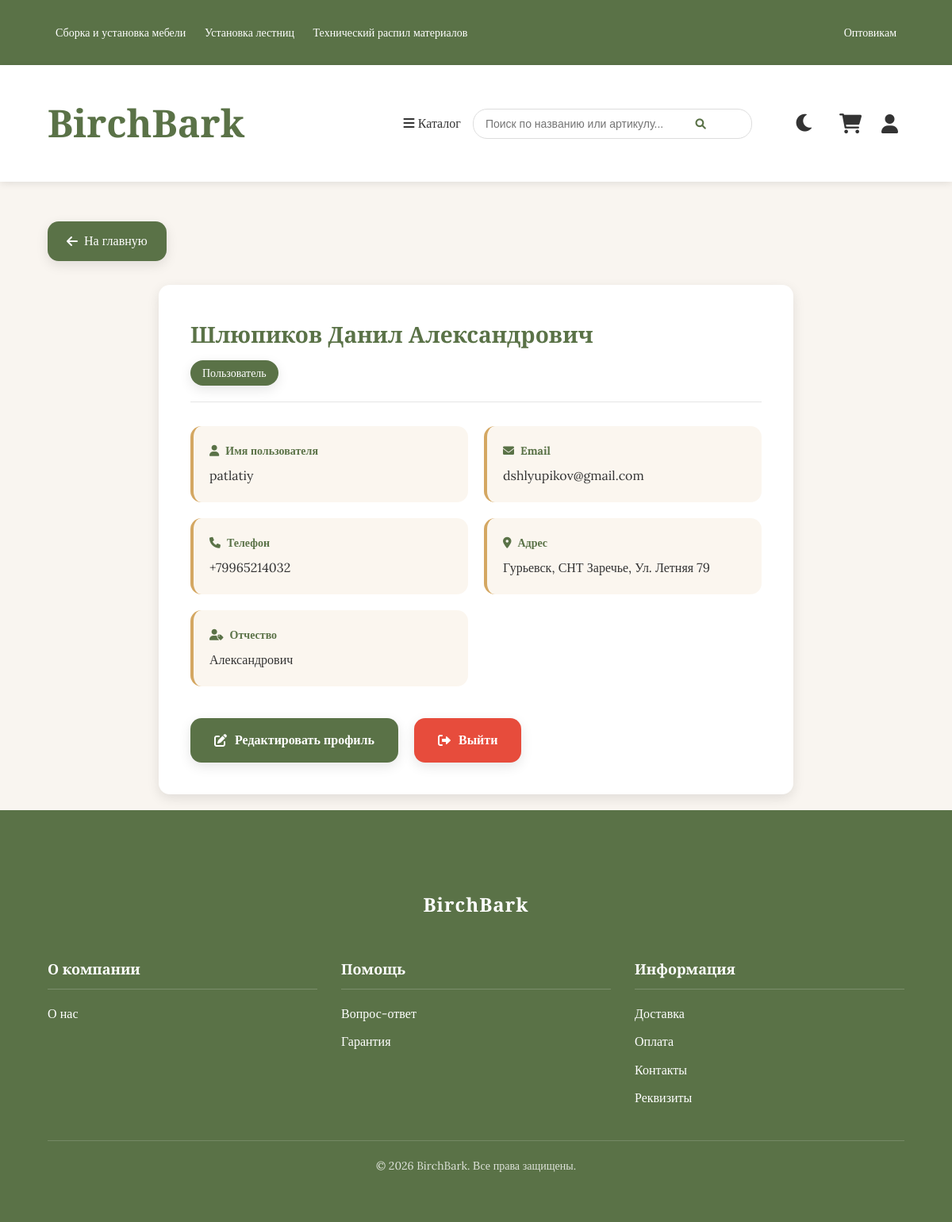
Screenshot of /profile.php (signed in) with the database file from the repository.
### tables this page shows
CREATE TABLE `Users` (
  `user_id` int UNSIGNED NOT NULL,
  `last_name` varchar(255) NOT NULL,
  `first_name` varchar(255) NOT NULL,
  `middle_name` varchar(255) DEFAULT NULL,
  `phone` varchar(20) NOT NULL,
  `address` text NOT NULL,
  `role_id` int UNSIGNED NOT NULL
);

CREATE TABLE `Roles` (
  `role_id` int UNSIGNED NOT NULL,
  `role_name` varchar(255) NOT NULL
);

CREATE TABLE `UserCredentials` (
  `user_id` int UNSIGNED NOT NULL,
  `username` varchar(255) NOT NULL,
  `password` varchar(255) NOT NULL,
  `email` varchar(255) NOT NULL
);

### profile.php (the view, shortened to what this page needs)
<?php
$db = new PDO('mysql:host=localhost;dbname=supercy8_bd;charset=utf8', 'supercy8_bd', 'al1vaawitch133711072005!');
$stmt = $db->prepare("
    SELECT u.*, r.role_name, uc.email, uc.username
    FROM Users u
    JOIN UserCredentials uc ON u.user_id = uc.user_id
    JOIN Roles r ON u.role_id = r.role_id
    WHERE u.user_id = ?
");
$stmt->execute([$_SESSION['user_id']]);
$user = $stmt->fetch(PDO::FETCH_ASSOC);
?>
<!DOCTYPE html>
<html lang="ru" data-theme="light">
<head>
    <link rel="stylesheet" href="https://cdnjs.cloudflare.com/ajax/libs/font-awesome/6.0.0-beta3/css/all.min.css">
</head>
<body>
<?php include 'header.php'; ?>
    <div class="container">
        <a href="index.php" class="back-btn"><i class="fas fa-arrow-left"></i> На главную</a>
        <div class="profile-container">
            <div class="profile-card">
                <div class="profile-header">
                    <h2 class="profile-name">
                        <?= htmlspecialchars($user['last_name'] . ' ' . $user['first_name'] . ($user['middle_name'] ? ' ' . $user['middle_name'] : '')) ?>
                    </h2>
                    <span class="profile-role"><?= htmlspecialchars($user['role_name']) ?></span>
                </div>
                <div class="profile-details">
                    <div class="detail-item">
                        <div class="detail-label"><i class="fas fa-user"></i> Имя пользователя</div>
                        <div class="detail-value"><?= htmlspecialchars($user['username']) ?></div>
                    </div>
                    <div class="detail-item">
                        <div class="detail-label"><i class="fas fa-envelope"></i> Email</div>
                        <div class="detail-value"><?= htmlspecialchars($user['email']) ?></div>
                    </div>
                    <div class="detail-item">
                        <div class="detail-label"><i class="fas fa-phone"></i> Телефон</div>
                        <div class="detail-value"><?= htmlspecialchars($user['phone']) ?></div>
                    </div>
                    <div class="detail-item">
                        <div class="detail-label"><i class="fas fa-map-marker-alt"></i> Адрес</div>
                        <div class="detail-value"><?= htmlspecialchars($user['address']) ?></div>
                    </div>
                    <?php if ($user['middle_name']): ?>
                    <div class="detail-item">
                        <div class="detail-label"><i class="fas fa-user-tag"></i> Отчество</div>
                        <div class="detail-value"><?= htmlspecialchars($user['middle_name']) ?></div>
                    </div>
                    <?php endif; ?>
                </div>
                <div class="action-buttons">
                    <a href="edit-profile.php" class="btn btn-primary"><i class="fas fa-edit"></i> Редактировать профиль</a>
                    <a href="logout.php" class="btn btn-danger"><i class="fas fa-sign-out-alt"></i> Выйти</a>
                </div>
            </div>
        </div>
    </div>
    <footer class="footer">
<?php include 'footer.php'; ?>
    </footer>
</body>
</html>

### profile.php (style rules this page uses)
:root { --primary-color: #5a7247; --secondary-color: #d4a762; --bg-light: #f9f5f0; --bg-dark: #2a2a2a; --text-light: #333; --text-dark: #f0f0f0; --border-radius: 14px; --transition: all 0.3s ease; --box-shadow: 0 5px 15px rgba(0,0,0,0.1); --error-color: #e74c3c; --success-color: #2ecc71; }
body { font-family: 'Lora', serif; margin: 0; padding: 0; background-color: var(--bg-light); color: var(--text-light); transition: var(--transition); line-height: 1.6; }
h1, h2, h3 { font-family: 'Cormorant Garamond', serif; font-weight: 600; }
.container { max-width: 1200px; margin: 0 auto; padding: 20px; }
.back-btn { display: inline-flex; align-items: center; gap: 8px; padding: 12px 24px; background-color: var(--primary-color); color: white; text-decoration: none; border-radius: var(--border-radius); margin: 30px 0; transition: var(--transition); font-size: 16px; box-shadow: var(--box-shadow); }
.profile-container { max-width: 800px; margin: 0 auto; animation: fadeIn 0.5s ease-out; }
.profile-card { background-color: white; border-radius: var(--border-radius); box-shadow: var(--box-shadow); padding: 40px; transition: var(--transition); }
.profile-header { margin-bottom: 30px; padding-bottom: 20px; border-bottom: 1px solid rgba(0,0,0,0.1); }
.profile-name { color: var(--primary-color); margin: 0; font-size: 28px; }
.profile-role { display: inline-block; background-color: var(--primary-color); color: white; padding: 5px 15px; border-radius: 20px; font-size: 14px; margin-top: 10px; box-shadow: var(--box-shadow); }
.profile-details { display: grid; grid-template-columns: repeat(auto-fill, minmax(300px, 1fr)); gap: 20px; margin-top: 20px; }
.detail-item { padding: 20px; background-color: rgba(212, 167, 98, 0.1); border-radius: var(--border-radius); transition: var(--transition); border-left: 4px solid var(--secondary-color); }
.detail-label { font-weight: bold; color: var(--primary-color); margin-bottom: 8px; font-size: 14px; display: flex; align-items: center; gap: 8px; }
.detail-value { font-size: 16px; }
.action-buttons { display: flex; gap: 20px; margin-top: 40px; }
.btn { display: inline-flex; align-items: center; justify-content: center; padding: 15px 30px; border: none; border-radius: var(--border-radius); cursor: pointer; font-size: 16px; font-weight: 600; transition: var(--transition); box-shadow: var(--box-shadow); text-decoration: none; }
.btn i { margin-right: 10px; }
.btn-primary { background-color: var(--primary-color); color: white; }
.btn-danger { background-color: #e74c3c; color: white; }

### header.php (style rules this page uses)
:root { --primary-color: #5a7247; --secondary-color: #d4a762; --bg-light: #f9f5f0; --bg-dark: #2a2a2a; --text-light: #333; --text-dark: #f0f0f0; }
body { font-family: 'Lora', serif; margin: 0; padding: 0; background-color: var(--bg-light); color: var(--text-light); transition: all 0.3s ease; }
.container { width: 90%; max-width: 1200px; margin: 0 auto; }

### footer.php (style rules this page uses)
body { display: flex; flex-direction: column; min-height: 100vh; margin: 0; }
.container { flex: 1; }
.footer { background-color: var(--primary-color); color: white; padding: 40px 0 20px; margin-top: auto; }

### rows the page displays
users: last_name+first_name+middle_name "Шлюпиков Данил Александрович", role.role_name "Пользователь", user_id.username "patlatiy", user_id.email "dshlyupikov@gmail.com", phone "+79965214032", address "Гурьевск, СНТ Заречье, Ул. Летняя 79", middle_name "Александрович"
